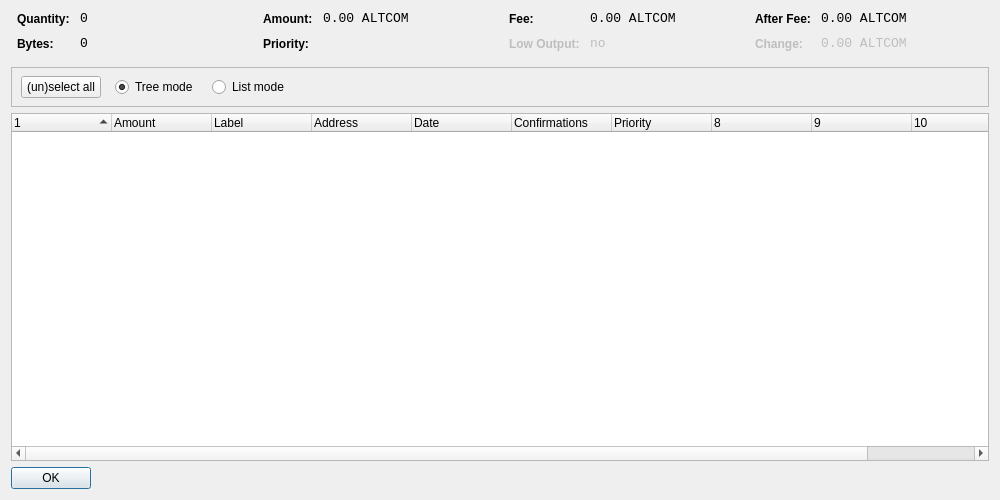
<?xml version="1.0" encoding="UTF-8"?>
<ui version="4.0">
 <class>CoinControlDialog</class>
 <widget class="QDialog" name="CoinControlDialog">
  <property name="geometry">
   <rect>
    <x>0</x>
    <y>0</y>
    <width>1000</width>
    <height>500</height>
   </rect>
  </property>
  <property name="windowTitle">
   <string>Coin Control</string>
  </property>
  <layout class="QVBoxLayout" name="verticalLayout">
   <item>
    <layout class="QHBoxLayout" name="horizontalLayoutTop" stretch="0,0,0,0">
     <property name="topMargin">
      <number>0</number>
     </property>
     <property name="bottomMargin">
      <number>10</number>
     </property>
     <item>
      <layout class="QFormLayout" name="formLayoutCoinControl1">
       <property name="horizontalSpacing">
        <number>10</number>
       </property>
       <property name="verticalSpacing">
        <number>10</number>
       </property>
       <property name="leftMargin">
        <number>6</number>
       </property>
       <property name="rightMargin">
        <number>6</number>
       </property>
       <item row="0" column="0">
        <widget class="QLabel" name="labelCoinControlQuantityText">
         <property name="styleSheet">
          <string notr="true">font-weight:bold;</string>
         </property>
         <property name="text">
          <string>Quantity:</string>
         </property>
        </widget>
       </item>
       <item row="0" column="1">
        <widget class="QLabel" name="labelCoinControlQuantity">
         <property name="font">
          <font>
           <family>Monospace</family>
           <pointsize>10</pointsize>
          </font>
         </property>
         <property name="cursor">
          <cursorShape>IBeamCursor</cursorShape>
         </property>
         <property name="contextMenuPolicy">
          <enum>Qt::ActionsContextMenu</enum>
         </property>
         <property name="text">
          <string notr="true">0</string>
         </property>
         <property name="textInteractionFlags">
          <set>Qt::LinksAccessibleByMouse|Qt::TextSelectableByKeyboard|Qt::TextSelectableByMouse</set>
         </property>
        </widget>
       </item>
       <item row="1" column="0">
        <widget class="QLabel" name="labelCoinControlBytesText">
         <property name="styleSheet">
          <string notr="true">font-weight:bold;</string>
         </property>
         <property name="text">
          <string>Bytes:</string>
         </property>
        </widget>
       </item>
       <item row="1" column="1">
        <widget class="QLabel" name="labelCoinControlBytes">
         <property name="font">
          <font>
           <family>Monospace</family>
           <pointsize>10</pointsize>
          </font>
         </property>
         <property name="cursor">
          <cursorShape>IBeamCursor</cursorShape>
         </property>
         <property name="contextMenuPolicy">
          <enum>Qt::ActionsContextMenu</enum>
         </property>
         <property name="text">
          <string notr="true">0</string>
         </property>
         <property name="textInteractionFlags">
          <set>Qt::LinksAccessibleByMouse|Qt::TextSelectableByKeyboard|Qt::TextSelectableByMouse</set>
         </property>
        </widget>
       </item>
      </layout>
     </item>
     <item>
      <layout class="QFormLayout" name="formLayoutCoinControl2">
       <property name="horizontalSpacing">
        <number>10</number>
       </property>
       <property name="verticalSpacing">
        <number>10</number>
       </property>
       <property name="leftMargin">
        <number>6</number>
       </property>
       <property name="rightMargin">
        <number>6</number>
       </property>
       <item row="0" column="0">
        <widget class="QLabel" name="labelCoinControlAmountText">
         <property name="styleSheet">
          <string notr="true">font-weight:bold;</string>
         </property>
         <property name="text">
          <string>Amount:</string>
         </property>
        </widget>
       </item>
       <item row="0" column="1">
        <widget class="QLabel" name="labelCoinControlAmount">
         <property name="font">
          <font>
           <family>Monospace</family>
           <pointsize>10</pointsize>
          </font>
         </property>
         <property name="cursor">
          <cursorShape>IBeamCursor</cursorShape>
         </property>
         <property name="contextMenuPolicy">
          <enum>Qt::ActionsContextMenu</enum>
         </property>
         <property name="text">
          <string notr="true">0.00 ALTCOM</string>
         </property>
         <property name="textInteractionFlags">
          <set>Qt::LinksAccessibleByMouse|Qt::TextSelectableByKeyboard|Qt::TextSelectableByMouse</set>
         </property>
        </widget>
       </item>
       <item row="1" column="0">
        <widget class="QLabel" name="labelCoinControlPriorityText">
         <property name="styleSheet">
          <string notr="true">font-weight:bold;</string>
         </property>
         <property name="text">
          <string>Priority:</string>
         </property>
        </widget>
       </item>
       <item row="1" column="1">
        <widget class="QLabel" name="labelCoinControlPriority">
         <property name="font">
          <font>
           <family>Monospace</family>
           <pointsize>10</pointsize>
          </font>
         </property>
         <property name="cursor">
          <cursorShape>IBeamCursor</cursorShape>
         </property>
         <property name="contextMenuPolicy">
          <enum>Qt::ActionsContextMenu</enum>
         </property>
         <property name="text">
          <string/>
         </property>
         <property name="textInteractionFlags">
          <set>Qt::LinksAccessibleByMouse|Qt::TextSelectableByKeyboard|Qt::TextSelectableByMouse</set>
         </property>
        </widget>
       </item>
      </layout>
     </item>
     <item>
      <layout class="QFormLayout" name="formLayoutCoinControl3">
       <property name="horizontalSpacing">
        <number>10</number>
       </property>
       <property name="verticalSpacing">
        <number>10</number>
       </property>
       <property name="leftMargin">
        <number>6</number>
       </property>
       <property name="rightMargin">
        <number>6</number>
       </property>
       <item row="0" column="0">
        <widget class="QLabel" name="labelCoinControlFeeText">
         <property name="styleSheet">
          <string notr="true">font-weight:bold;</string>
         </property>
         <property name="text">
          <string>Fee:</string>
         </property>
        </widget>
       </item>
       <item row="0" column="1">
        <widget class="QLabel" name="labelCoinControlFee">
         <property name="font">
          <font>
           <family>Monospace</family>
           <pointsize>10</pointsize>
          </font>
         </property>
         <property name="cursor">
          <cursorShape>IBeamCursor</cursorShape>
         </property>
         <property name="contextMenuPolicy">
          <enum>Qt::ActionsContextMenu</enum>
         </property>
         <property name="text">
          <string notr="true">0.00 ALTCOM</string>
         </property>
         <property name="textInteractionFlags">
          <set>Qt::LinksAccessibleByMouse|Qt::TextSelectableByKeyboard|Qt::TextSelectableByMouse</set>
         </property>
        </widget>
       </item>
       <item row="1" column="0">
        <widget class="QLabel" name="labelCoinControlLowOutputText">
         <property name="enabled">
          <bool>false</bool>
         </property>
         <property name="styleSheet">
          <string notr="true">font-weight:bold;</string>
         </property>
         <property name="text">
          <string>Low Output:</string>
         </property>
        </widget>
       </item>
       <item row="1" column="1">
        <widget class="QLabel" name="labelCoinControlLowOutput">
         <property name="enabled">
          <bool>false</bool>
         </property>
         <property name="font">
          <font>
           <family>Monospace</family>
           <pointsize>10</pointsize>
          </font>
         </property>
         <property name="cursor">
          <cursorShape>IBeamCursor</cursorShape>
         </property>
         <property name="contextMenuPolicy">
          <enum>Qt::ActionsContextMenu</enum>
         </property>
         <property name="text">
          <string notr="true">no</string>
         </property>
         <property name="textInteractionFlags">
          <set>Qt::LinksAccessibleByMouse|Qt::TextSelectableByKeyboard|Qt::TextSelectableByMouse</set>
         </property>
        </widget>
       </item>
      </layout>
     </item>
     <item>
      <layout class="QFormLayout" name="formLayoutCoinControl4">
       <property name="horizontalSpacing">
        <number>10</number>
       </property>
       <property name="verticalSpacing">
        <number>10</number>
       </property>
       <property name="leftMargin">
        <number>6</number>
       </property>
       <property name="rightMargin">
        <number>6</number>
       </property>
       <item row="0" column="0">
        <widget class="QLabel" name="labelCoinControlAfterFeeText">
         <property name="styleSheet">
          <string notr="true">font-weight:bold;</string>
         </property>
         <property name="text">
          <string>After Fee:</string>
         </property>
        </widget>
       </item>
       <item row="0" column="1">
        <widget class="QLabel" name="labelCoinControlAfterFee">
         <property name="font">
          <font>
           <family>Monospace</family>
           <pointsize>10</pointsize>
          </font>
         </property>
         <property name="cursor">
          <cursorShape>IBeamCursor</cursorShape>
         </property>
         <property name="contextMenuPolicy">
          <enum>Qt::ActionsContextMenu</enum>
         </property>
         <property name="text">
          <string notr="true">0.00 ALTCOM</string>
         </property>
         <property name="textInteractionFlags">
          <set>Qt::LinksAccessibleByMouse|Qt::TextSelectableByKeyboard|Qt::TextSelectableByMouse</set>
         </property>
        </widget>
       </item>
       <item row="1" column="0">
        <widget class="QLabel" name="labelCoinControlChangeText">
         <property name="enabled">
          <bool>false</bool>
         </property>
         <property name="styleSheet">
          <string notr="true">font-weight:bold;</string>
         </property>
         <property name="text">
          <string>Change:</string>
         </property>
        </widget>
       </item>
       <item row="1" column="1">
        <widget class="QLabel" name="labelCoinControlChange">
         <property name="enabled">
          <bool>false</bool>
         </property>
         <property name="font">
          <font>
           <family>Monospace</family>
           <pointsize>10</pointsize>
          </font>
         </property>
         <property name="cursor">
          <cursorShape>IBeamCursor</cursorShape>
         </property>
         <property name="contextMenuPolicy">
          <enum>Qt::ActionsContextMenu</enum>
         </property>
         <property name="text">
          <string notr="true">0.00 ALTCOM</string>
         </property>
         <property name="textInteractionFlags">
          <set>Qt::LinksAccessibleByMouse|Qt::TextSelectableByKeyboard|Qt::TextSelectableByMouse</set>
         </property>
        </widget>
       </item>
      </layout>
     </item>
    </layout>
   </item>
   <item>
    <widget class="QFrame" name="frame">
     <property name="minimumSize">
      <size>
       <width>0</width>
       <height>40</height>
      </size>
     </property>
     <property name="frameShape">
      <enum>QFrame::StyledPanel</enum>
     </property>
     <property name="frameShadow">
      <enum>QFrame::Sunken</enum>
     </property>
     <widget class="QWidget" name="horizontalLayoutWidget">
      <property name="geometry">
       <rect>
        <x>10</x>
        <y>0</y>
        <width>781</width>
        <height>41</height>
       </rect>
      </property>
      <layout class="QHBoxLayout" name="horizontalLayoutPanel" stretch="0,0,0,0">
       <property name="spacing">
        <number>14</number>
       </property>
       <item>
        <widget class="QPushButton" name="pushButtonSelectAll">
         <property name="sizePolicy">
          <sizepolicy hsizetype="Maximum" vsizetype="Fixed">
           <horstretch>0</horstretch>
           <verstretch>0</verstretch>
          </sizepolicy>
         </property>
         <property name="styleSheet">
          <string notr="true"/>
         </property>
         <property name="text">
          <string>(un)select all</string>
         </property>
        </widget>
       </item>
       <item>
        <widget class="QRadioButton" name="radioTreeMode">
         <property name="sizePolicy">
          <sizepolicy hsizetype="Maximum" vsizetype="Fixed">
           <horstretch>0</horstretch>
           <verstretch>0</verstretch>
          </sizepolicy>
         </property>
         <property name="text">
          <string>Tree mode</string>
         </property>
         <property name="checked">
          <bool>true</bool>
         </property>
        </widget>
       </item>
       <item>
        <widget class="QRadioButton" name="radioListMode">
         <property name="sizePolicy">
          <sizepolicy hsizetype="Maximum" vsizetype="Fixed">
           <horstretch>0</horstretch>
           <verstretch>0</verstretch>
          </sizepolicy>
         </property>
         <property name="text">
          <string>List mode</string>
         </property>
        </widget>
       </item>
       <item>
        <spacer name="horizontalSpacer">
         <property name="orientation">
          <enum>Qt::Horizontal</enum>
         </property>
         <property name="sizeHint" stdset="0">
          <size>
           <width>40</width>
           <height>20</height>
          </size>
         </property>
        </spacer>
       </item>
      </layout>
     </widget>
    </widget>
   </item>
   <item>
    <widget class="CoinControlTreeWidget" name="treeWidget">
     <property name="contextMenuPolicy">
      <enum>Qt::CustomContextMenu</enum>
     </property>
     <property name="sortingEnabled">
      <bool>false</bool>
     </property>
     <property name="columnCount">
      <number>11</number>
     </property>
     <attribute name="headerShowSortIndicator" stdset="0">
      <bool>true</bool>
     </attribute>
     <attribute name="headerStretchLastSection">
      <bool>false</bool>
     </attribute>
     <column>
      <property name="text">
       <string/>
      </property>
     </column>
     <column>
      <property name="text">
       <string>Amount</string>
      </property>
     </column>
     <column>
      <property name="text">
       <string>Label</string>
      </property>
     </column>
     <column>
      <property name="text">
       <string>Address</string>
      </property>
     </column>
     <column>
      <property name="text">
       <string>Date</string>
      </property>
     </column>
     <column>
      <property name="text">
       <string>Confirmations</string>
      </property>
      <property name="toolTip">
       <string>Confirmed</string>
      </property>
     </column>
     <column>
      <property name="text">
       <string>Priority</string>
      </property>
     </column>
     <column>
      <property name="text">
       <string/>
      </property>
     </column>
     <column>
      <property name="text">
       <string/>
      </property>
     </column>
     <column>
      <property name="text">
       <string/>
      </property>
     </column>
     <column>
      <property name="text">
       <string/>
      </property>
     </column>
    </widget>
   </item>
   <item>
    <widget class="QDialogButtonBox" name="buttonBox">
     <property name="sizePolicy">
      <sizepolicy hsizetype="Maximum" vsizetype="Fixed">
       <horstretch>0</horstretch>
       <verstretch>0</verstretch>
      </sizepolicy>
     </property>
     <property name="styleSheet">
      <string notr="true"/>
     </property>
     <property name="orientation">
      <enum>Qt::Horizontal</enum>
     </property>
     <property name="standardButtons">
      <set>QDialogButtonBox::Ok</set>
     </property>
    </widget>
   </item>
  </layout>
 </widget>
 <customwidgets>
  <customwidget>
   <class>CoinControlTreeWidget</class>
   <extends>QTreeWidget</extends>
   <header>coincontroltreewidget.h</header>
  </customwidget>
 </customwidgets>
 <resources/>
 <connections/>
</ui>
